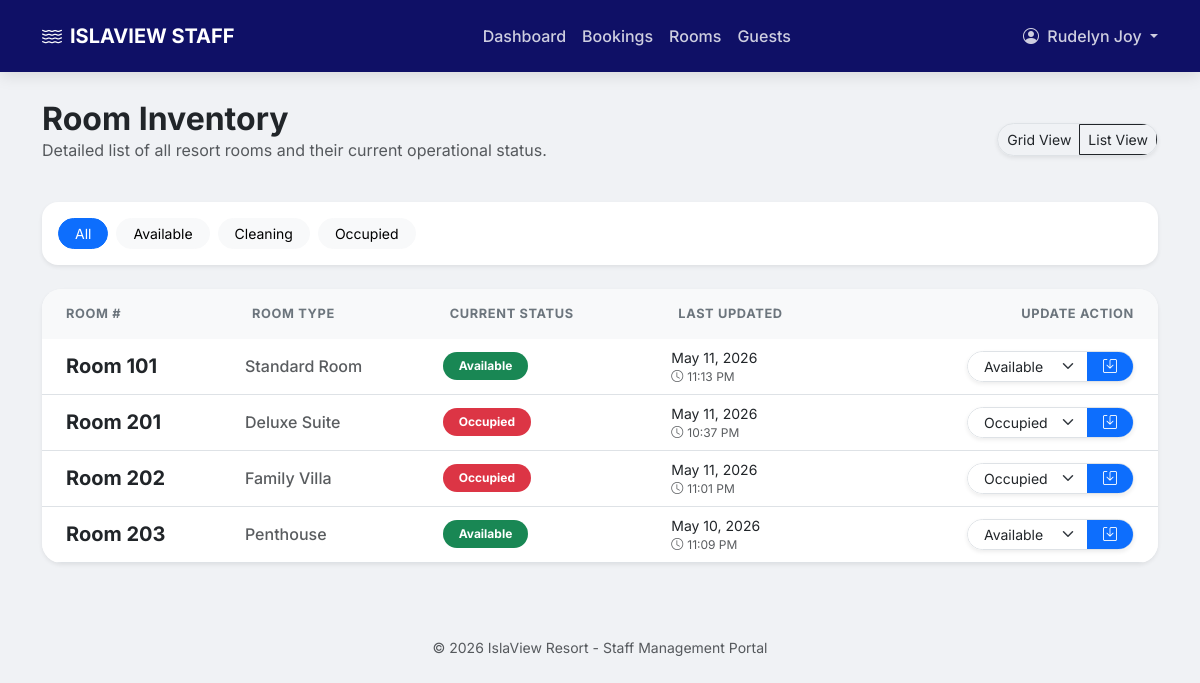
The app's page /staff/rooms_list.php (signed in) with its own data.
### tables this page shows
CREATE TABLE `rooms` (
  `room_id` smallint(5) UNSIGNED NOT NULL,
  `room_type_id` smallint(5) UNSIGNED NOT NULL,
  `room_number` varchar(20) NOT NULL,
  `floor_level` tinyint(4) DEFAULT NULL,
  `description` text DEFAULT NULL,
  `is_active` tinyint(1) NOT NULL DEFAULT 1
);

CREATE TABLE `room_types` (
  `room_type_id` smallint(5) UNSIGNED NOT NULL,
  `type_name` varchar(100) NOT NULL,
  `description` text DEFAULT NULL,
  `max_occupancy` tinyint(3) UNSIGNED NOT NULL DEFAULT 2,
  `base_price` decimal(10,2) NOT NULL,
  `is_active` tinyint(1) NOT NULL DEFAULT 1
);

CREATE TABLE `room_current_status` (
  `room_id` smallint(5) UNSIGNED NOT NULL,
  `status` enum('available','occupied','cleaning','dirty','maintenance','blocked') NOT NULL DEFAULT 'available',
  `updated_at` datetime NOT NULL DEFAULT current_timestamp() ON UPDATE current_timestamp()
);

### staff/rooms_list.php (the view, shortened to what this page needs)
<?php include 'components/header.php'; ?>
<?php include 'components/navbar.php'; ?>
<main class="container main-container">
    <div class="d-flex justify-content-between align-items-center mb-4">
        <div>
            <h2 class="fw-bold text-dark m-0">Room Inventory</h2>
            <p class="text-muted">Detailed list of all resort rooms and their current operational status.</p>
        </div>
        <div class="text-end">
            <div class="btn-group shadow-sm rounded-pill overflow-hidden border">
                <a href="rooms.php" class="btn btn-white btn-sm border-end">Grid View</a>
                <a href="rooms_list.php" class="btn btn-white btn-sm active">List View</a>
            </div>
        </div>
    </div>
    <div class="card border-0 shadow-sm rounded-4 mb-4">
        <div class="card-body p-3">
            <div class="row g-2 align-items-center">
                <div class="col-md-8 d-flex gap-2">
                    <a href="rooms_list.php" class="btn btn-sm <?php echo !isset($_GET['status']) ? 'btn-primary' : 'btn-light'; ?> rounded-pill px-3">All</a>
                    <a href="rooms_list.php?status=available" class="btn btn-sm <?php echo ($_GET['status'] ?? '') == 'available' ? 'btn-success' : 'btn-light'; ?> rounded-pill px-3">Available</a>
                    <a href="rooms_list.php?status=cleaning" class="btn btn-sm <?php echo ($_GET['status'] ?? '') == 'cleaning' ? 'btn-warning text-dark' : 'btn-light'; ?> rounded-pill px-3">Cleaning</a>
                    <a href="rooms_list.php?status=occupied" class="btn btn-sm <?php echo ($_GET['status'] ?? '') == 'occupied' ? 'btn-danger' : 'btn-light'; ?> rounded-pill px-3">Occupied</a>
                </div>
            </div>
        </div>
    </div>
    <div class="card table-card shadow-sm">
        <div class="table-responsive">
            <table class="table table-hover align-middle mb-0">
                <thead>
                    <tr>
                        <th class="ps-4">Room #</th>
                        <th>Room Type</th>
                        <th>Current Status</th>
                        <th>Last Updated</th>
                        <th class="pe-4 text-end">Update Action</th>
                    </tr>
                </thead>
                <tbody>
                    <?php
                    $sql = "SELECT r.*, rt.type_name, rcs.status, rcs.updated_at
                            FROM rooms r
                            JOIN room_types rt ON r.room_type_id = rt.room_type_id
                            JOIN room_current_status rcs ON r.room_id = rcs.room_id";
                    $sql .= " ORDER BY r.room_number ASC";
                    $res = $conn->query($sql);
                    if($res->num_rows > 0):
                        while($row = $res->fetch_assoc()):
                            $badge_class = 'bg-success';
                            if($row['status'] == 'occupied') $badge_class = 'bg-danger';
                    ?>
                    <tr>
                        <td class="ps-4 fw-bold fs-5 text-dark">Room <?php echo $row['room_number']; ?></td>
                        <td>
                            <span class="text-muted fw-medium"><?php echo $row['type_name']; ?></span>
                        </td>
                        <td>
                            <span class="badge <?php echo $badge_class; ?> rounded-pill px-3 py-2 text-capitalize">
                                <?php echo $row['status']; ?>
                            </span>
                        </td>
                        <td>
                            <div class="small text-dark"><?php echo date('M d, Y', strtotime($row['updated_at'])); ?></div>
                            <div class="text-muted" style="font-size: 0.75rem;"><i class="bi bi-clock me-1"></i><?php echo date('h:i A', strtotime($row['updated_at'])); ?></div>
                        </td>
                        <td class="pe-4 text-end">
                            <form action="process_room_update.php" method="POST" class="d-inline-block">
                                <div class="input-group input-group-sm shadow-sm rounded-pill overflow-hidden border">
                                    <select name="new_status" class="form-select border-0 px-3" style="min-width: 120px;">
                                        <option value="available" <?php if($row['status']=='available') echo 'selected'; ?>>Available</option>
                                        <option value="occupied" <?php if($row['status']=='occupied') echo 'selected'; ?>>Occupied</option>
                                    </select>
                                    <button type="submit" class="btn btn-primary border-0 px-3">
                                        <i class="bi bi-save"></i>
                                    </button>
                                </div>
                            </form>
                        </td>
                    </tr>
                    <?php
                        endwhile;
                    else:
                        echo "<tr><td colspan='5' class='text-center py-5 text-muted'>No rooms match this criteria.</td></tr>";
                    endif;
                    ?>
                </tbody>
            </table>
        </div>
    </div>
</main>
<?php include 'components/footer.php'; ?>

### staff/components/header.php (style rules this page uses)
:root { --primary-blue: #0077b6; --deep-ocean: #03045e; }
body { font-family: 'Inter', sans-serif; background-color: #f0f2f5; }
.main-container { margin-top: 100px; padding-bottom: 50px; }
.table-card { border: none; border-radius: 20px; overflow: hidden; background: white; box-shadow: 0 4px 15px rgba(0,0,0,0.05); }
.table thead th { background-color: #f8f9fa; text-transform: uppercase; font-size: 0.8rem; letter-spacing: 0.05em; color: #6c757d; border: none; padding: 15px; }

### records on screen
rooms: room_number "101", room_type.type_name "Standard Room", room_current_status.status "Available", room_current_status.updated_at "May 11, 2026", room_current_status.updated_at "11:13 PM"
rooms: room_number "201", room_type.type_name "Deluxe Suite", room_current_status.status "Occupied", room_current_status.updated_at "May 11, 2026", room_current_status.updated_at "10:37 PM"
rooms: room_number "202", room_type.type_name "Family Villa", room_current_status.status "Occupied", room_current_status.updated_at "May 11, 2026", room_current_status.updated_at "11:01 PM"
rooms: room_number "203", room_type.type_name "Penthouse", room_current_status.status "Available", room_current_status.updated_at "May 10, 2026", room_current_status.updated_at "11:09 PM"

### other values on screen
$staff_name "Rudelyn Joy"
